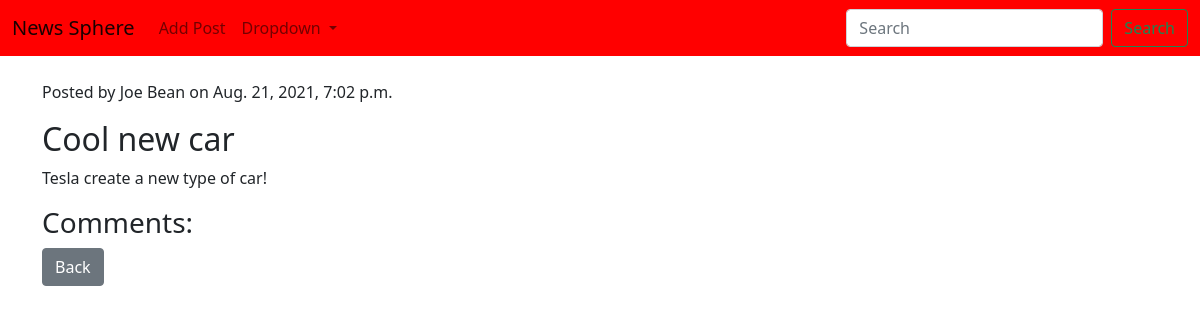
/posts/3/, run on the app's committed database.
### posts/models.py (models this page shows, shortened)
class Post(models.Model):
    user = models.ForeignKey(User, on_delete=models.CASCADE)
    post_title = models.CharField(max_length=50)
    post_image = models.ImageField(null=True, blank=True, upload_to='uploads/images')
    post_description = models.TextField(max_length=280)
    pub_date = models.DateTimeField('date published', default=timezone.now)
    votes = models.IntegerField(default=0)

### posts/views.py (the view)
# urls.py: path('<int:pk>/', views.PostPage.as_view(), name='post_page'),
class PostPage(generic.DetailView):
    model = Post
    template_name = 'posts/post_page.html'

### posts/templates/posts/post_page.html (shortened to what this page needs)
{% extends 'base.html' %}
{% block content %}
{% if post %}
    <div>
        <p> Posted by {{ post.user.first_name }}
            {{ post.user.last_name }} on {{ post.pub_date}} </p>
        <h2>{{ post.post_title }}</h2>
        <p> {{ post.post_description }} </p>
        <h3>Comments:</h3>
    </div>
{% else %}
    <p> Post not found.</p>
{% endif %}
<a href="{% url 'posts:index' %}" class="btn btn-secondary">Back</a>
{% endblock %}

### data on the page
Post: user.first_name "Joe", user.last_name "Bean", pub_date "Aug. 21, 2021, 7:02 p.m.", post_title "Cool new car", post_description "Tesla create a new type of car!"
